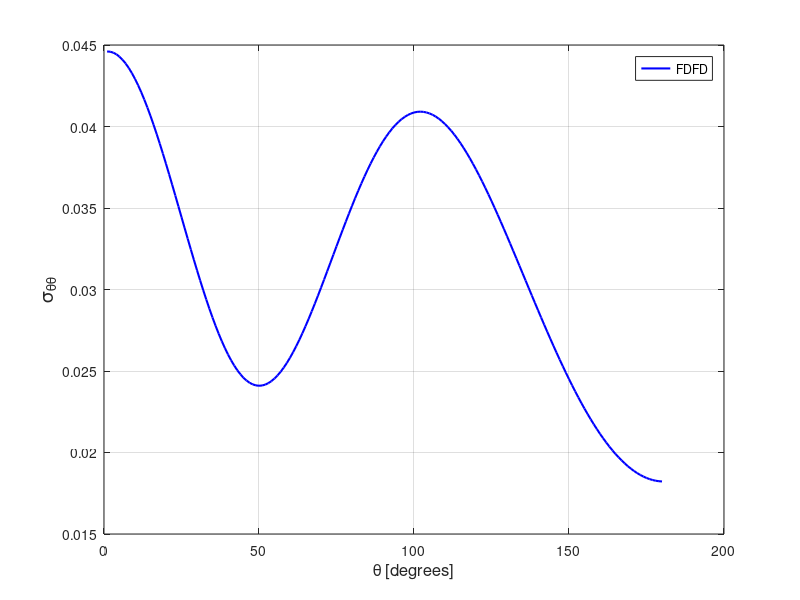

Write the MATLAB code that produced this figure.
stt = [ 
    1  0.44601873E-01
    2  0.44588681E-01
    3  0.44530500E-01
    4  0.44427924E-01
    5  0.44281337E-01
    6  0.44091642E-01
    7  0.43859527E-01
    8  0.43586183E-01
    9  0.43272838E-01
   10  0.42921010E-01
   11  0.42532235E-01
   12  0.42108066E-01
   13  0.41650947E-01
   14  0.41162744E-01
   15  0.40645294E-01
   16  0.40101532E-01
   17  0.39533462E-01
   18  0.38943857E-01
   19  0.38335204E-01
   20  0.37710406E-01
   21  0.37071932E-01
   22  0.36422905E-01
   23  0.35765905E-01
   24  0.35103764E-01
   25  0.34439474E-01
   26  0.33775948E-01
   27  0.33116017E-01
   28  0.32462224E-01
   29  0.31817392E-01
   30  0.31184407E-01
   31  0.30565435E-01
   32  0.29963329E-01
   33  0.29380422E-01
   34  0.28819155E-01
   35  0.28281335E-01
   36  0.27769385E-01
   37  0.27284976E-01
   38  0.26830144E-01
   39  0.26406305E-01
   40  0.26014877E-01
   41  0.25657337E-01
   42  0.25334882E-01
   43  0.25048131E-01
   44  0.24798451E-01
   45  0.24586031E-01
   46  0.24411410E-01
   47  0.24275081E-01
   48  0.24176857E-01
   49  0.24117099E-01
   50  0.24095081E-01
   51  0.24110874E-01
   52  0.24163833E-01
   53  0.24253318E-01
   54  0.24378320E-01
   55  0.24538049E-01
   56  0.24731338E-01
   57  0.24956850E-01
   58  0.25213702E-01
   59  0.25499806E-01
   60  0.25814146E-01
   61  0.26154956E-01
   62  0.26520127E-01
   63  0.26908716E-01
   64  0.27317965E-01
   65  0.27746797E-01
   66  0.28192414E-01
   67  0.28653566E-01
   68  0.29127963E-01
   69  0.29613500E-01
   70  0.30108413E-01
   71  0.30610370E-01
   72  0.31117518E-01
   73  0.31628035E-01
   74  0.32139696E-01
   75  0.32650404E-01
   76  0.33158708E-01
   77  0.33662636E-01
   78  0.34160096E-01
   79  0.34649909E-01
   80  0.35129845E-01
   81  0.35598651E-01
   82  0.36054794E-01
   83  0.36496788E-01
   84  0.36923036E-01
   85  0.37332628E-01
   86  0.37724182E-01
   87  0.38096588E-01
   88  0.38449053E-01
   89  0.38780089E-01
   90  0.39089855E-01
   91  0.39376076E-01
   92  0.39639398E-01
   93  0.39879113E-01
   94  0.40094458E-01
   95  0.40284690E-01
   96  0.40449932E-01
   97  0.40590085E-01
   98  0.40705029E-01
   99  0.40794432E-01
  100  0.40858351E-01
  101  0.40896915E-01
  102  0.40910278E-01
  103  0.40898830E-01
  104  0.40862653E-01
  105  0.40802129E-01
  106  0.40717661E-01
  107  0.40609710E-01
  108  0.40478934E-01
  109  0.40326033E-01
  110  0.40151294E-01
  111  0.39955329E-01
  112  0.39739203E-01
  113  0.39503001E-01
  114  0.39248228E-01
  115  0.38975105E-01
  116  0.38684696E-01
  117  0.38377579E-01
  118  0.38054813E-01
  119  0.37717056E-01
  120  0.37365526E-01
  121  0.37000798E-01
  122  0.36623701E-01
  123  0.36235344E-01
  124  0.35836406E-01
  125  0.35428021E-01
  126  0.35010688E-01
  127  0.34585603E-01
  128  0.34153529E-01
  129  0.33715554E-01
  130  0.33272073E-01
  131  0.32824408E-01
  132  0.32373153E-01
  133  0.31919152E-01
  134  0.31463262E-01
  135  0.31006230E-01
  136  0.30548843E-01
  137  0.30091943E-01
  138  0.29636294E-01
  139  0.29182572E-01
  140  0.28731359E-01
  141  0.28283384E-01
  142  0.27839459E-01
  143  0.27400170E-01
  144  0.26966009E-01
  145  0.26537757E-01
  146  0.26115786E-01
  147  0.25700862E-01
  148  0.25293486E-01
  149  0.24893973E-01
  150  0.24502955E-01
  151  0.24120850E-01
  152  0.23748161E-01
  153  0.23385165E-01
  154  0.23032404E-01
  155  0.22690181E-01
  156  0.22358792E-01
  157  0.22038542E-01
  158  0.21729907E-01
  159  0.21432912E-01
  160  0.21147951E-01
  161  0.20875325E-01
  162  0.20615075E-01
  163  0.20367589E-01
  164  0.20133048E-01
  165  0.19911353E-01
  166  0.19702991E-01
  167  0.19507773E-01
  168  0.19326251E-01
  169  0.19158039E-01
  170  0.19003619E-01
  171  0.18862927E-01
  172  0.18735914E-01
  173  0.18622871E-01
  174  0.18523755E-01
  175  0.18438637E-01
  176  0.18367428E-01
  177  0.18310318E-01
  178  0.18267250E-01
  179  0.18238179E-01
  180  0.18223314E-01
  181  0.18222377E-01
  182  0.18235672E-01
  183  0.18263072E-01
  184  0.18304413E-01
  185  0.18359918E-01
  186  0.18429454E-01
  187  0.18512901E-01
  188  0.18610317E-01
  189  0.18721722E-01
  190  0.18846853E-01
  191  0.18985819E-01
  192  0.19138569E-01
  193  0.19304996E-01
  194  0.19484809E-01
  195  0.19678188E-01
  196  0.19884830E-01
  197  0.20104600E-01
  198  0.20337496E-01
  199  0.20583255E-01
  200  0.20841749E-01
  201  0.21112727E-01
  202  0.21396009E-01
  203  0.21691516E-01
  204  0.21998700E-01
  205  0.22317611E-01
  206  0.22647666E-01
  207  0.22988832E-01
  208  0.23340631E-01
  209  0.23702739E-01
  210  0.24074696E-01
  211  0.24456138E-01
  212  0.24846908E-01
  213  0.25246190E-01
  214  0.25653880E-01
  215  0.26069241E-01
  216  0.26491690E-01
  217  0.26920928E-01
  218  0.27356267E-01
  219  0.27797278E-01
  220  0.28243197E-01
  221  0.28693257E-01
  222  0.29147498E-01
  223  0.29604282E-01
  224  0.30063616E-01
  225  0.30524630E-01
  226  0.30986294E-01
  227  0.31448252E-01
  228  0.31909630E-01
  229  0.32369599E-01
  230  0.32827411E-01
  231  0.33282131E-01
  232  0.33733189E-01
  233  0.34179233E-01
  234  0.34620121E-01
  235  0.35054211E-01
  236  0.35481218E-01
  237  0.35900034E-01
  238  0.36309917E-01
  239  0.36709566E-01
  240  0.37098847E-01
  241  0.37476182E-01
  242  0.37840795E-01
  243  0.38192045E-01
  244  0.38528770E-01
  245  0.38850177E-01
  246  0.39155524E-01
  247  0.39443996E-01
  248  0.39714616E-01
  249  0.39966453E-01
  250  0.40199108E-01
  251  0.40411297E-01
  252  0.40602900E-01
  253  0.40772632E-01
  254  0.40920436E-01
  255  0.41044917E-01
  256  0.41146159E-01
  257  0.41223489E-01
  258  0.41276246E-01
  259  0.41304071E-01
  260  0.41306634E-01
  261  0.41283701E-01
  262  0.41235030E-01
  263  0.41160263E-01
  264  0.41059323E-01
  265  0.40932447E-01
  266  0.40779281E-01
  267  0.40600311E-01
  268  0.40395793E-01
  269  0.40165879E-01
  270  0.39911222E-01
  271  0.39631765E-01
  272  0.39328724E-01
  273  0.39001934E-01
  274  0.38652960E-01
  275  0.38282525E-01
  276  0.37891012E-01
  277  0.37480056E-01
  278  0.37050828E-01
  279  0.36604285E-01
  280  0.36141712E-01
  281  0.35664532E-01
  282  0.35174310E-01
  283  0.34672551E-01
  284  0.34161136E-01
  285  0.33641599E-01
  286  0.33115432E-01
  287  0.32585103E-01
  288  0.32051995E-01
  289  0.31518161E-01
  290  0.30985815E-01
  291  0.30456534E-01
  292  0.29932849E-01
  293  0.29416597E-01
  294  0.28909771E-01
  295  0.28414994E-01
  296  0.27933303E-01
  297  0.27467761E-01
  298  0.27019868E-01
  299  0.26591631E-01
  300  0.26185226E-01
  301  0.25802394E-01
  302  0.25444943E-01
  303  0.25114793E-01
  304  0.24813445E-01
  305  0.24542557E-01
  306  0.24303583E-01
  307  0.24097735E-01
  308  0.23926457E-01
  309  0.23790987E-01
  310  0.23691786E-01
  311  0.23630090E-01
  312  0.23606563E-01
  313  0.23621753E-01
  314  0.23676017E-01
  315  0.23769356E-01
  316  0.23901911E-01
  317  0.24073649E-01
  318  0.24284236E-01
  319  0.24533255E-01
  320  0.24819858E-01
  321  0.25143472E-01
  322  0.25502935E-01
  323  0.25896875E-01
  324  0.26324512E-01
  325  0.26783712E-01
  326  0.27273597E-01
  327  0.27791617E-01
  328  0.28336249E-01
  329  0.28905090E-01
  330  0.29496327E-01
  331  0.30107290E-01
  332  0.30735716E-01
  333  0.31379055E-01
  334  0.32034740E-01
  335  0.32699954E-01
  336  0.33371780E-01
  337  0.34047794E-01
  338  0.34724861E-01
  339  0.35400245E-01
  340  0.36071211E-01
  341  0.36734436E-01
  342  0.37387554E-01
  343  0.38027301E-01
  344  0.38651101E-01
  345  0.39256450E-01
  346  0.39840423E-01
  347  0.40400464E-01
  348  0.40934198E-01
  349  0.41439082E-01
  350  0.41913312E-01
  351  0.42354342E-01
  352  0.42760324E-01
  353  0.43129865E-01
  354  0.43460626E-01
  355  0.43751791E-01
  356  0.44001527E-01
  357  0.44209361E-01
  358  0.44373814E-01
  359  0.44494376E-01
  360  0.44570349E-01
 ]; 
plot(stt(1:180,1),stt(1:180,2),'b-','linewidth',1.5 ); 
grid on 
legend('FDFD');
xlabel('\theta [degrees]','FontSize',12);
ylabel('\sigma_{\theta\theta}','FontSize',14);
